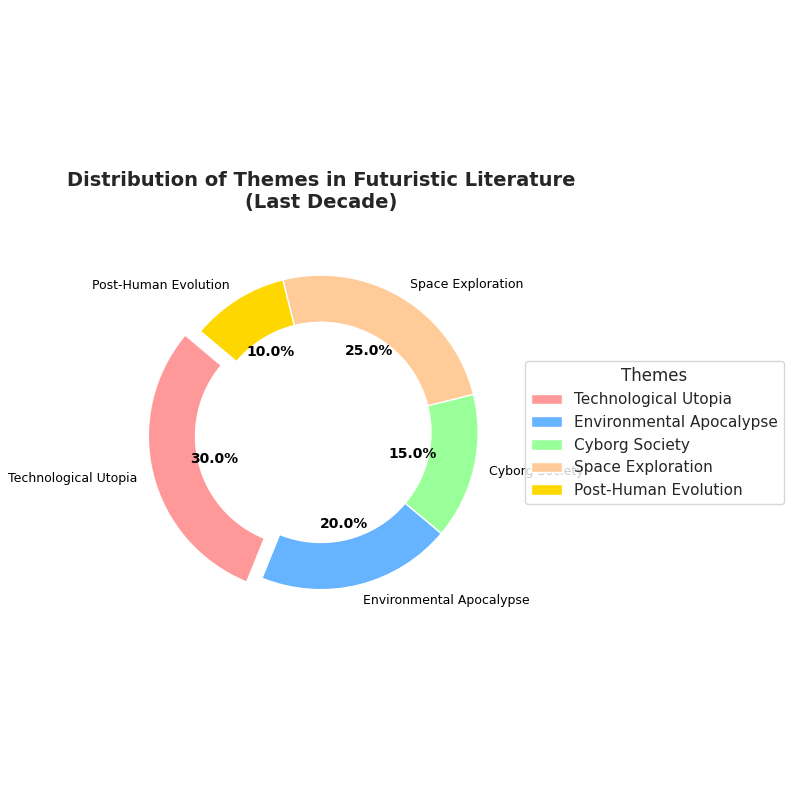

Here is the Python script that generated this plot:
import matplotlib.pyplot as plt
import numpy as np

themes = ['Technological Utopia', 'Environmental Apocalypse', 'Cyborg Society', 'Space Exploration', 'Post-Human Evolution']
distribution = np.array([30, 20, 15, 25, 10])
colors = ['#FF9999', '#66B3FF', '#99FF99', '#FFCC99', '#FFD700']
explode = (0.1, 0, 0, 0, 0)

fig, ax = plt.subplots(figsize=(8, 8))
# Create a donut (ring-shaped pie) chart by setting a 'wedgeprops' parameter with a nonzero 'width'
wedges, texts, autotexts = ax.pie(distribution, labels=themes, autopct='%1.1f%%', startangle=140,
                                  colors=colors, explode=explode, textprops=dict(color="black"), wedgeprops=dict(width=0.3))

plt.setp(autotexts, size=10, weight="bold")
plt.setp(texts, size=9)
ax.set_title("Distribution of Themes in Futuristic Literature\n(Last Decade)", fontsize=14, fontweight='bold', pad=20)
ax.legend(wedges, themes, title="Themes", loc="center left", bbox_to_anchor=(1, 0, 0.5, 1))
plt.tight_layout()
plt.show()
